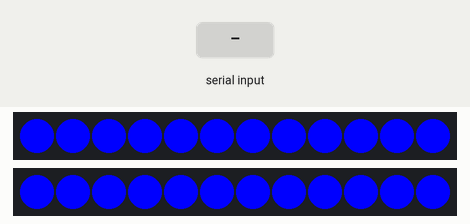
This sketch was run on a simulated Arduino Uno, built with avr-gcc and run on an emulated ATmega328P. On the bench: 2 × 12 RGB LEDs in strip order, left to right. The inputs (shaded band) are chosen by the test bench.

Above: at 1.2 s.
1.3 s: "MOVIMENTO\n" received over Serial
At 1.9 s:
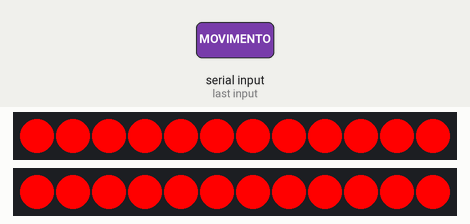
2.8 s: "NORMAL\n" received over Serial
At 4.1 s:
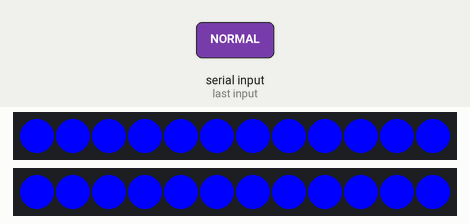
Timing chart, 0 to 5.8 s (numbered marks = the images above; inputs shaded):
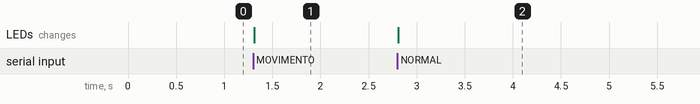

The sketch:

Software_arduino.ino
```cpp
#include <Adafruit_NeoPixel.h>

#define PINO_1 6
#define PINO_2 7
#define LEDS   12

Adafruit_NeoPixel anel1(LEDS, PINO_1, NEO_GRB + NEO_KHZ800);
Adafruit_NeoPixel anel2(LEDS, PINO_2, NEO_GRB + NEO_KHZ800);

String comando = "";

void pintarTodos(uint8_t r, uint8_t g, uint8_t b) {
  // Prepara a cor dos dois anéis primeiro...
  for (int i = 0; i < LEDS; i++) {
    anel1.setPixelColor(i, anel1.Color(r, g, b));
    anel2.setPixelColor(i, anel2.Color(r, g, b));
  }
  // ...e envia os dois um logo após o outro
  anel1.show();
  anel2.show();
}

void azul()     { pintarTodos(0, 0, 255); }
void vermelho() { pintarTodos(255, 0, 0); }

void setup() {
  Serial.begin(9600);
  anel1.begin();
  anel2.begin();
  azul();
}

void loop() {
  if (Serial.available()) {
    comando = Serial.readStringUntil('\n');
    comando.trim();

    if (comando == "MOVIMENTO") vermelho();
    if (comando == "NORMAL")    azul();
  }
}
```

Measured:
- after the input at 1.3 s, the LEDs: change at once (image 1)
- after the input at 2.8 s, the LEDs: change at once (image 2)
